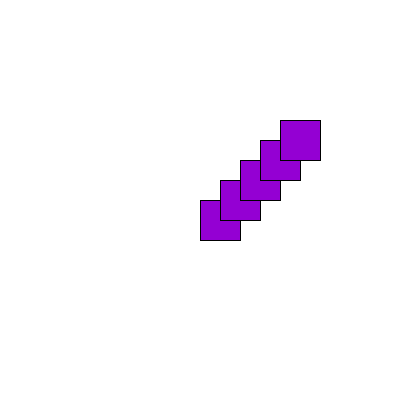
Frame 1 (no input)
Frame 60 (the mouse pressed at the canvas centre just before this capture): identical to frame 1, image omitted
Frame 120 (the mouse held since frame 60 and released just before this capture): identical to frame 1, image omitted

The Processing sketch that drew this single still picture (run headless with seeded random() and noise(); from frame 60 on, the mouse is pressed at the canvas centre):

// Processing sketch: lots_of_squares
// ── lots_of_squares.pde
void setup() {
  size(400, 400);
  background( 255, 255, 255); 
}

void draw() {
    for(int i=0; i<5; i++) {
      
    fill( 148, 0, 211);
    rect(width/2 + i * 20 , height/2 - i * 20 , 40, 40);
    }
}
